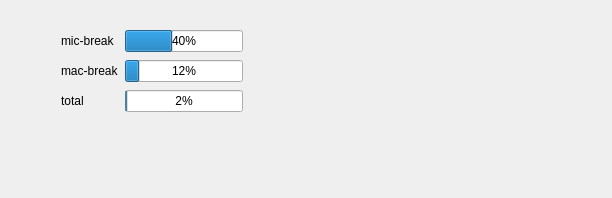
<?xml version="1.0" encoding="UTF-8"?>
<ui version="4.0">
 <class>TimerWin</class>
 <widget class="QDialog" name="TimerWin">
  <property name="geometry">
   <rect>
    <x>0</x>
    <y>0</y>
    <width>612</width>
    <height>198</height>
   </rect>
  </property>
  <property name="windowTitle">
   <string>Dialog</string>
  </property>
  <widget class="QWidget" name="">
   <property name="geometry">
    <rect>
     <x>61</x>
     <y>28</y>
     <width>182</width>
     <height>88</height>
    </rect>
   </property>
   <layout class="QGridLayout" name="gridLayout">
    <item row="0" column="0">
     <widget class="QLabel" name="label">
      <property name="text">
       <string>mic-break</string>
      </property>
     </widget>
    </item>
    <item row="0" column="1">
     <widget class="QProgressBar" name="mic_work_pbar">
      <property name="maximum">
       <number>60</number>
      </property>
      <property name="value">
       <number>24</number>
      </property>
     </widget>
    </item>
    <item row="1" column="0">
     <widget class="QLabel" name="label_2">
      <property name="text">
       <string>mac-break</string>
      </property>
     </widget>
    </item>
    <item row="1" column="1">
     <widget class="QProgressBar" name="mac_work_pbar">
      <property name="maximum">
       <number>200</number>
      </property>
      <property name="value">
       <number>24</number>
      </property>
     </widget>
    </item>
    <item row="2" column="0">
     <widget class="QLabel" name="label_3">
      <property name="text">
       <string>total</string>
      </property>
     </widget>
    </item>
    <item row="2" column="1">
     <widget class="QProgressBar" name="total_pbar">
      <property name="maximum">
       <number>1000</number>
      </property>
      <property name="value">
       <number>24</number>
      </property>
     </widget>
    </item>
   </layout>
  </widget>
 </widget>
 <resources/>
 <connections/>
</ui>
